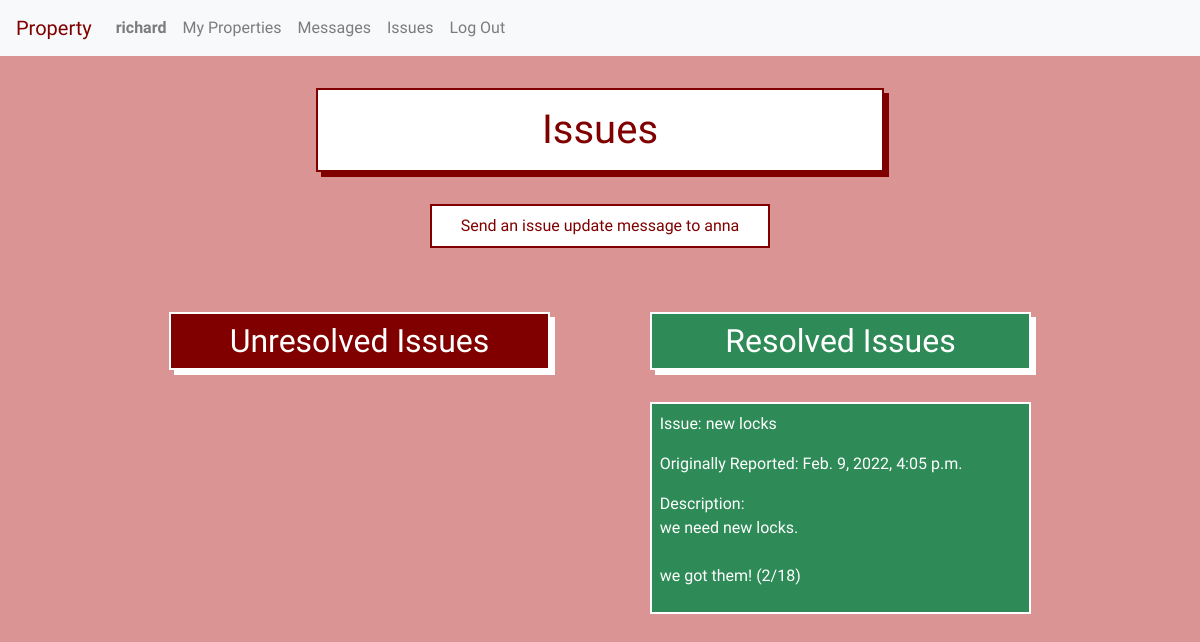
Page /property/unit_issues/5 (signed in) on the earlier database version.
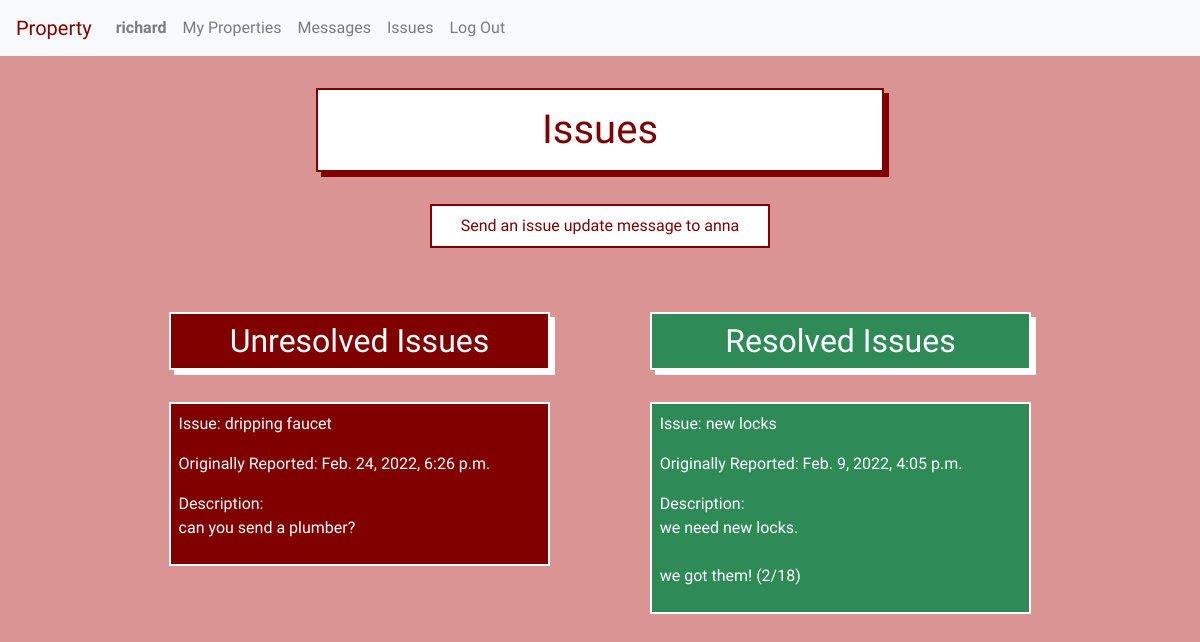
Same page on the later database version.
### property/models.py (models this page shows, shortened)
class Issue(models.Model):
    unit_id = models.ForeignKey(Unit, on_delete=models.CASCADE, related_name="issues")
    image = models.ImageField(blank=True, upload_to='issue_images/')
    title = models.CharField(max_length=50)
    description = models.TextField(max_length=1000, null=False, blank=False)
    time_created = models.DateTimeField(default=timezone.now)
    resolved = models.BooleanField(default=False)

### property/views.py (the view)
# urls.py: path("unit_issues/<int:unit_id>", views.unit_issues, name="unit_issues"),
@login_required
def unit_issues(request, unit_id):
    if request.method == "GET":
        unit = Unit.objects.get(id=unit_id)
        resolved_issues = Issue.objects.filter(unit_id=unit.id).filter(resolved=True).order_by('-time_created')
        unresolved_issues = Issue.objects.filter(unit_id=unit.id).filter(resolved=False).order_by('-time_created')
        return render(request, 'property/unit_issues.html', {
            "resolved_issues": resolved_issues,
            "unresolved_issues": unresolved_issues,
            "unit": unit
        })
    else:
        return render(request, 'property/error.html')

### property/templates/property/unit_issues.html (shortened to what this page needs)
{% extends "property/layout.html" %}
{% load static %}
{% block body %}
<h1>Issues</h1>
{% if user.is_authenticated %}
    {% if user == unit.manager or user == unit.tenant %}
    {% if user.manager %}
        <button id="issues_dropdown_button" class="show_send_a_message_form">Send an issue update message to {{unit.tenant}}</button><br>
    {% endif %}
        <div class="inline-child">
            <h2 id="unresolved_header">Unresolved Issues</h2>
            <div class="unresolved-issues">
            {% for issue in unresolved_issues %}
                <div class="unresolved-item">
                    <p>Issue: {{issue.title}}</p>
                    <p>Originally Reported: {{issue.time_created}}</p>
                    <div id="original_issue_description_{{issue.id}}">
                        <p id="current_issue_description_{{issue.id}}">Description:<br>{{issue.description|linebreaksbr}}</p>
                    </div>
                </div>
            {% endfor %}
            </div>
        </div>
        <div class="inline-child">
            <h2 id="resolved_header">Resolved Issues</h2>
            <div class="resolved-issues">
            {% for issue in resolved_issues %}
                <div class="resolved-item">
                    <p>Issue: {{issue.title}}</p>
                    <p>Originally Reported: {{issue.time_created}}</p>
                    <p>Description:<br>{{issue.description|linebreaksbr}}</p>
                </div>
            {% endfor %}
            </div>
        </div>
    {% else %}
    <br><br>You don't have permission to view this page.
    {% endif %}
{% else %}
<br><br>You don't have permission to view this page.
{% endif %}
{% endblock %}

Differences in the rows shown:
added Issue: title "dripping faucet", time_created "Feb. 24, 2022, 6:26 p.m.", description "can you send a plumber?", shown under "Unresolved Issues"
